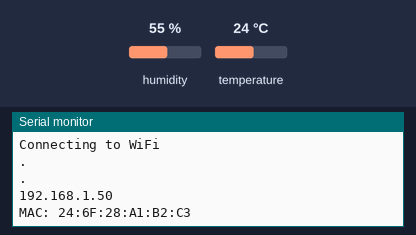
This sketch was run on a simulated ESP8266 (NodeMCU). On the bench: the last lines printed to the serial monitor. The inputs (shaded band) are chosen by the test bench; at power-on: humidity 55 %, temperature 24 °C. WiFi joins after 1.5 s; servers stay silent unless stated.

Above: at 3.2 s.
3.3 s: humidity set to 22 %
4.8 s: temperature set to 12 °C
At 6.0 s:
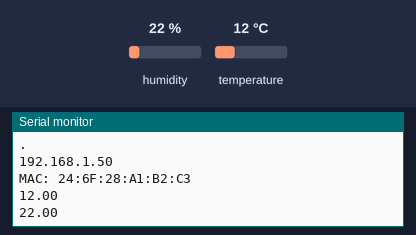
6.3 s: humidity set to 40 %
At 11.2 s:
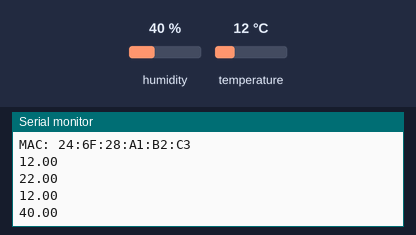
Timing chart, 0 to 12.7 s (numbered marks = the images above; inputs shaded):
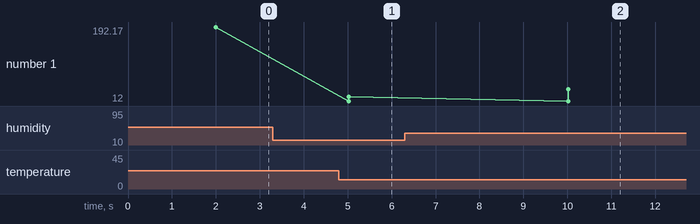

The sketch:

remote.ino
```cpp
#include <Arduino.h>
#include <ESP8266WiFi.h>
#include <Hash.h>
#include <ESPAsyncTCP.h>
#include <ESPAsyncWebServer.h>
#include <Adafruit_Sensor.h>
#include <DHT.h>

const char* ssid ="FT-IOT-MON";
const char* password = "";

#define DHTPIN 2
#define DHTTYPE DHT11
DHT dht(DHTPIN, DHTTYPE);

float t = 0.0;
float h = 0.0;

AsyncWebServer server(80);

unsigned long previousMillis = 0;
const long interval = 5000;
const char index_html[] PROGMEM = R"rawliteral(
<!DOCTYPE HTML>
<html>
    <head>
        <meta name="viewport" content="width=device-width, initial-scale=1">
        <link rel="stylesheet"
        href="https://cdnjs.cloudflare.com/ajax/libs/font-awesome/6.2.0/css/all.min.css">
        <style>
            html
                {
                font-family: Arial;
                display: inline-block;
                margin-bottom: auto;
                text-align: center;
                background-color: #236AB9;
                color:#131313;
                font-family: 'Trebuchet MS', sans-serif;
                font-size: 4vw;
                }
            h2
                {
                font-size: 3.4vw;
                }
            p
                {
                font-weight: bolder;
                }
            i
                {
                font-size: 5vw;
                }
            table
                {
                text-align: justify;
                font-weight: bolder;
                border: 1px solid;
                width: 55%;
                margin-left: auto;
                margin-right: auto;
                font-size: 3.5vw;
                }
            td
                {
                padding: 5px;
                height: 5px;
                }
        </style>
    </head>
    <body>
        <h1>Server Room Status</h1>
        <h2>Fourth Floor</h2>
        <table>
            <tbody>
                <tr>
                    <td>
                        <i class="fa fa-temperature-half" style="color:#9cce15;">
                        </i>    Temperature
                    </td>
                    <td>
                        <i class="fa-solid fa-circle-check" style="color:#9cce15"></i>
                        <span id="temperature">77</span>
                        <sup class="units">&deg;C</sup>
                    </td>
                </tr>
                <tr>
                    <td>
                        <i class="fa fa-droplet" style="color:#00eeff;">
                        </i>    Humidity
                    </td>
                    <td>
                        <i class='fa fa-check-circle'style="color:#99f323;"></i>
                        <span id="humidity">100</span>
                        <sup class="units">&percnt;</sup>
                    </td>
                </tr>
            </tbody>
        </table>
    </body>
    <script>
        setInterval(function ( )
            {
            var xhttp = new XMLHttpRequest();
            xhttp.onreadystatechange = function()
            {
                if (this.readyState == 4 && this.status == 200)
                    {
                    document.getElementById("temperature").innerHTML = this.responseText;
                    }
                };
            xhttp.open("GET", "/temperature", true);
            xhttp.send();
            },
        10000 ) ;

        setInterval(function ( )
            {
            var xhttp = new XMLHttpRequest();
            xhttp.onreadystatechange = function()
                {
                if (this.readyState == 4 && this.status == 200)
                    {
                    document.getElementById("humidity").innerHTML = this.responseText;
                    }
                };
            xhttp.open("GET", "/humidity", true);
            xhttp.send();
            },
        10000 ) ;
    </script>
</html>
)rawliteral";

String processor(const String &var)
    {
    if (var == "TEMPERATURE")
        {
        return String(t);
        }
    else if (var == "HUMIDITY")
        {
        return String(h);
        }
    return String();
    }

void setup()
    {

    Serial.begin(115200);

    dht.begin();

    WiFi.begin(ssid, password);
    Serial.println("Connecting to WiFi");
    while (WiFi.status() != WL_CONNECTED)
        {
        delay(1000);
        Serial.println(".");
        }
    Serial.println(WiFi.localIP());
        Serial.println();
Serial.print("MAC: ");
Serial.println(WiFi.macAddress());

    server.on("/", HTTP_GET, [](AsyncWebServerRequest *request)
        {
        request->send_P(200, "text/html", index_html, processor);
        }   );

    server.on("/temperature", HTTP_GET, [](AsyncWebServerRequest *request)
        {
        request->send_P(200, "text/plain", String(t).c_str());
        }   );
    server.on("/humidity", HTTP_GET,[](AsyncWebServerRequest *request)
        {
        request->send_P(200,"text/plain", String(h).c_str());
        }   );
    server.begin();
    }

void loop()
    {
    unsigned long currentMillis = millis();
    if (currentMillis - previousMillis >= interval)
        {
        previousMillis = currentMillis;
        float newT = dht.readTemperature();
        if (isnan(newT))
            {
            Serial.println("Failed to read from DHT sensor!");
            }
        else
            {
            t = newT;
            Serial.println(t);
            }
        float newH = dht.readHumidity();
        if (isnan(newH))
            {
            Serial.println("Failed to read from DHT sensor!");
            }
        else
            {
            h = newH;
            Serial.println(h);
            }
        }
    }
```

Measured:
- after the input at 4.8 s, the serial monitor: prints a new line after 0.22 s (image 1)
- after the input at 6.3 s, the serial monitor: prints a new line after 3.7 s (image 2)
- plotted number 1: 22 → 40 after the input at 6.3 s
